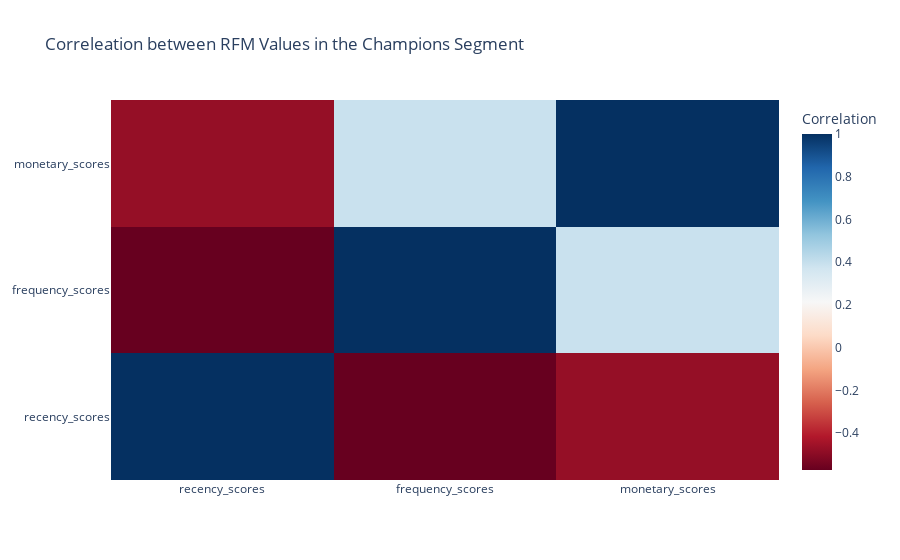

Notebook code cell kept with this figure:
### Code cell
fig_heatmeap.update_layout(title="Correleation between RFM Values in the Champions Segment")
fig_heatmeap.show()

### Figure 1 — Plotly figure (JSON) as saved in the notebook; plotly's stock layout.template omitted (floating-point values rounded to 4 significant figures)
{"data": [{"colorbar": {"title": {"text": "Correlation"}}, "colorscale": [[0, "rgb(103,0,31)"], [0.1, "rgb(178,24,43)"], [0.2, "rgb(214,96,77)"], [0.3, "rgb(244,165,130)"], [0.4, "rgb(253,219,199)"], [0.5, "rgb(247,247,247)"], [0.6, "rgb(209,229,240)"], [0.7, "rgb(146,197,222)"], [0.8, "rgb(67,147,195)"], [0.9, "rgb(33,102,172)"], [1, "rgb(5,48,97)"]], "type": "heatmap", "x": ["recency_scores", "frequency_scores", "monetary_scores"], "y": ["recency_scores", "frequency_scores", "monetary_scores"], "z": [[1, -0.5717, -0.4747], [-0.5717, 1, 0.3907], [-0.4747, 0.3907, 1]]}], "layout": {"title": {"text": "Correleation between RFM Values in the Champions Segment"}}}
